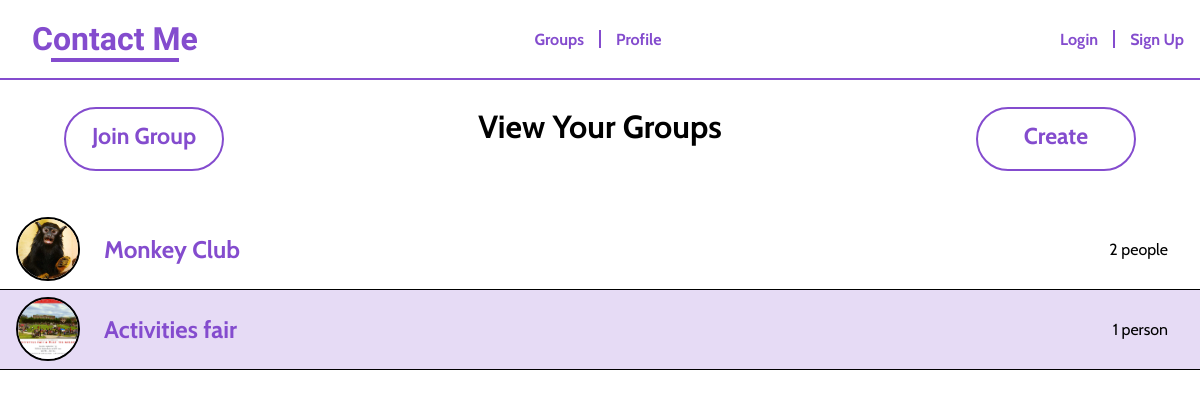
/groups.php (signed in), run on an earlier commit of the app's database.
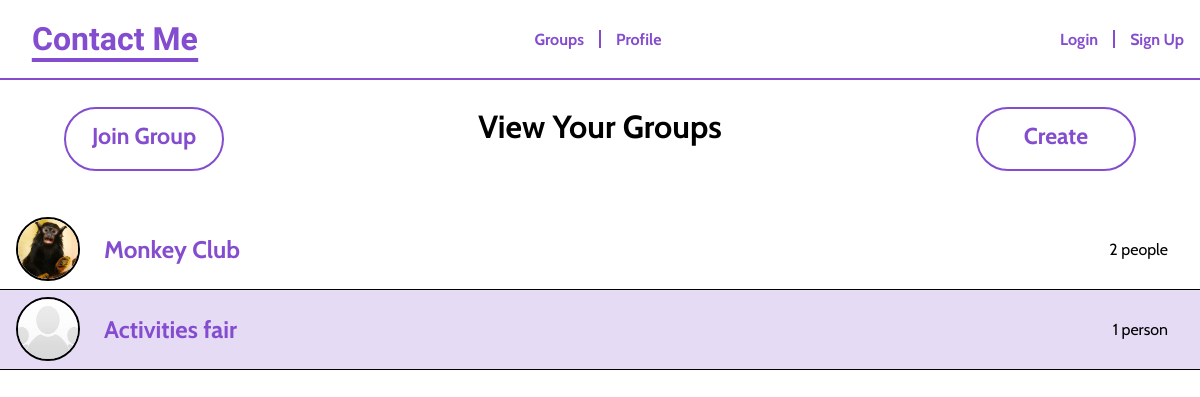
And on a later commit of the database.
### tables this page shows
CREATE TABLE `groups` (
  `groupid` int(11) NOT NULL,
  `title` varchar(255) NOT NULL,
  `description` longtext DEFAULT NULL,
  `created_by` int(11) NOT NULL,
  `photo_location` longtext DEFAULT 'uploads/48724i2bsakfnsaoidjfoqijwr82104182jdsaf;oj31u4.jpeg',
  `group_password` varchar(255) NOT NULL
);

### groups.php (the view, shortened to what this page needs)
<?php
  if (isset($_SESSION['username'])) {
?>
<!DOCTYPE html>
<html lang="en">
<head>
  <link rel="stylesheet" href="./src/styles/style.css">
  <link rel="stylesheet" href="./src/styles/groups.css">
</head>
<body>
  <section class="groups">
    <h1>View Your Groups</h1>
    <div id="join-group-btn"><a href="./join-group.php">Join Group</a></div>
    <?php
      $dbusername= "root";
      $dbpassword = "group2websys";
      $conn = new PDO('mysql:host=localhost;dbname=contactme',$dbusername, $dbpassword, array(PDO::MYSQL_ATTR_FOUND_ROWS => true));
      if ($_SESSION['is_admin']) {
        echo('<div class= "create-groups-btn closed">
                <a href="./create-alter-group.php?new=true">Create</a></div>');
      }
      $stmt = "SELECT groups.title, groups.photo_location, groups.groupid
                FROM groups
                INNER JOIN pairing ON pairing.groupid = groups.groupid
                WHERE pairing.userid = :userID
                ORDER BY groups.groupid DESC";
      $userid = $_SESSION['id'];
      $result = $conn->prepare($stmt);
      $result->execute(array(':userID' => $userid));
      if ($result->rowCount() > 0) {
        echo("<ul id='group-list'>");
        $results = $result->fetchAll();
        foreach ($results as $group) {
          $source = $group['photo_location'];
          $title = $group['title'];
          $groupID = $group['groupid'];
          $stmt= "SELECT count(userid) as attendies
                  FROM pairing
                  WHERE groupid = :grID";
          $pstmt = $conn->prepare($stmt);
          $pstmt->execute(array(':grID' => $groupID));
          $result = $pstmt->fetchAll();
          $attendies = $result[0]['attendies'];
          if ($attendies == 1) {
            $attendies = "1 person";
          } else {
            $attendies = $attendies . " people";
          }
          echo("
              <li class='group'>
                <img src='./$source' alt='photo of $title'>
                <a href='./individual-group.php?group=$title'>$title</a>
                <p class='people'>$attendies</p>
              </li>
          ");
        }
        echo("</ul>");
      } else {
        echo("<h2>You should try joining a group!</h2>");
      }
    ?>
  </section>
</body>
</html>
<?php
  } else {
    header("Location: login.php?error=You must be logged in to access the groups page!");
    exit();
  }
?>

### src/styles/style.css (style rules this page uses)
:root { --clr-dark: #000000; --clr-light: #ffffff; --clr-accent: #844cce; --clr--accent-compliment: #96CE4C; --fw-normal: 400; --fw-bold: 700; --f-logo: 'Kalam', cursive; }
body, html { margin: 0; padding: 0; min-height: 100%; width: 100%; font-family: 'Cabin', sans-serif; background-color: var(--clr-light); color: var(--clr-dark) }
*, *::before, *::after { box-sizing: border-box; }
a { text-decoration: none; font-weight: var(--fw-bold); color: var(--clr-accent) }

### src/styles/groups.css (style rules this page uses)
h1 { text-align: center; font-size: 2em; }
.groups { position: relative; }
.create-groups-btn, #join-group-btn { position: absolute; right: 4em; top: 0; width: 10em; height: 4em; border: 2px solid var(--clr-accent); border-radius: 100vw; cursor: pointer; background-color: var(--clr-light); color: var(--clr-accent); display: flex; flex-direction: column; justify-items: center; align-content: center; }
#join-group-btn { left: 4em; }
.create-groups-btn a, #join-group-btn a { font-size: 23px; display: block; padding: 0; margin: 0; width: 100%; height: 100%; margin-top: .6em; text-align: center; }
#group-list { padding: 0; margin: 0; margin-top: 4em; }
.group { --height: 5em; position: relative; display: flex; flex-direction: row; justify-content: center; align-items: center; height: var(--height); border-bottom: 1px solid var(--clr-dark); }
.group * { z-index: 2; }
.group:nth-of-type(2n)::after { position: absolute; content: ''; width: 100%; height: 100%; background-color: var(--clr-accent); opacity: .2; z-index: 1; }
.group img { max-height: calc(.8 * var(--height)); max-width: calc(.8 * var(--height)); min-height: calc(.8 * var(--height)); min-width: calc(.8 * var(--height)); overflow: hidden; object-fit: cover; margin-left: 1em; border-radius: 50%; border: 2px solid var(--clr-dark); }
.group a { margin-right: auto; font-size: 1.5em; margin-left: 1em; display: flex; align-self: center; padding: 1em 0; }
.people { margin-right: 2em; }

What changed in the data, as far as the page shows it:
changed groups "Activities fair": photo_location: a different picture
